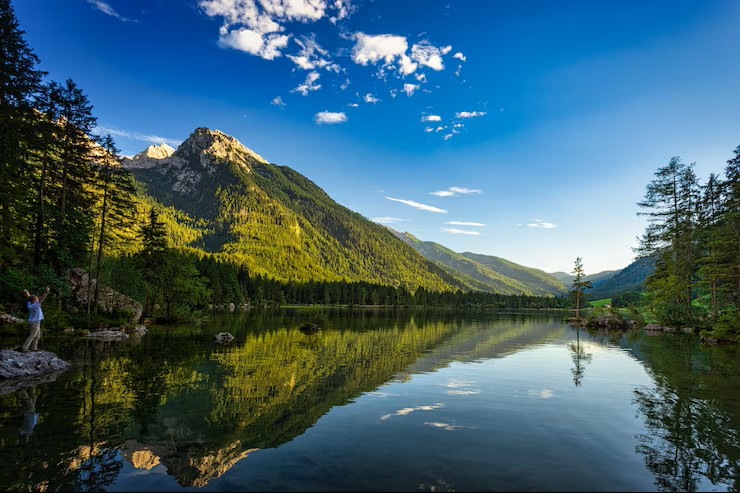
#> input picture OpenCV/Pictures/lake.jpg, 740 x 493 px, found by its file name
$ python medianblur.py
#> lines starting #> are read from the running program, lines starting #| are printed output that depends on the picture
import cv2

image = cv2.imread("Pictures/lake.jpg")
#> image is the input picture: shape (493, 740, 3); mean B, G, R 110.5, 98.2, 65.3

blurred = cv2.medianBlur(image,11)
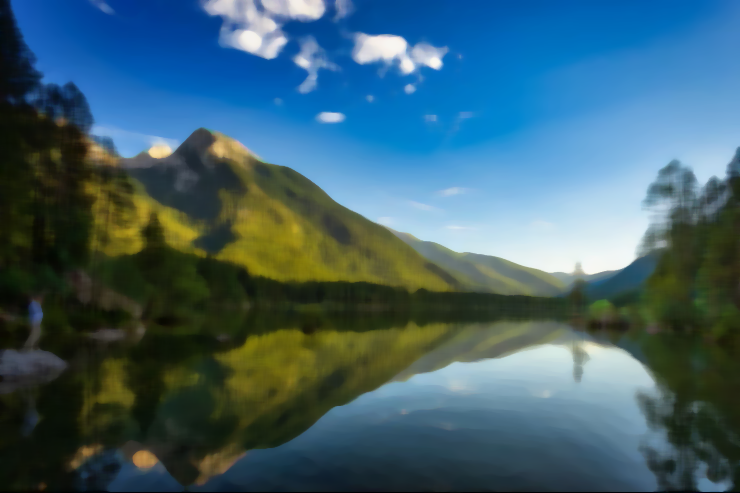
#> blurred: shape (493, 740, 3); mean B, G, R 109.6, 97, 63.6

cv2.imshow("Original Image",image)
cv2.imshow("Blurred Image",blurred)

cv2.waitKey(0)
cv2.destroyAllWindows()

$ run again, with OpenCV/Pictures/images.jpg copied over OpenCV/Pictures/lake.jpg
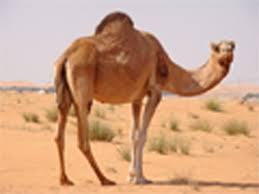
#> input picture OpenCV/Pictures/images.jpg, 259 x 194 px, found by its file name
#> image is the input picture: shape (194, 259, 3); mean B, G, R 135.1, 163.9, 205.8
#> `blurred = cv2.medianBlur(image,11)`:
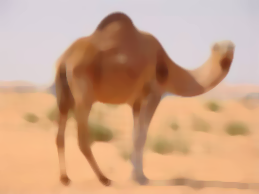
#> blurred: shape (194, 259, 3); mean B, G, R 136.6, 165.8, 207.7
